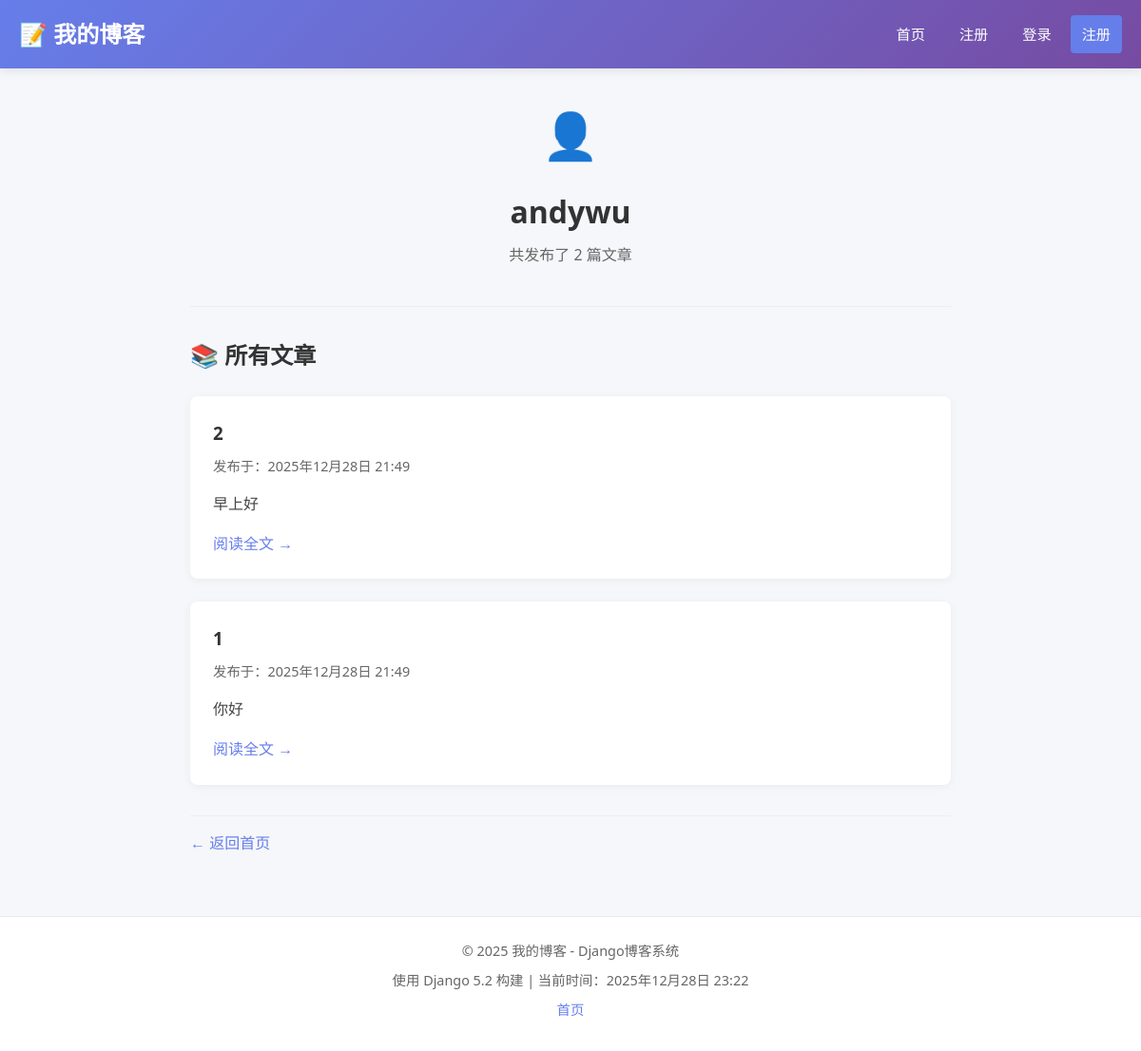
/user/andywu/, run on the app's committed database.
### blogs/models.py (models this page shows, shortened)
class BlogPost(models.Model):
    title = models.CharField(max_length=200, verbose_name="标题")
    text = models.TextField(verbose_name="内容")
    date_added = models.DateTimeField(default=timezone.now, verbose_name="发布日期")
    owner = models.ForeignKey(User, on_delete=models.CASCADE, verbose_name="作者")
    class Meta:
        verbose_name = "博客文章"
        verbose_name_plural = "博客文章"
        ordering = ['-date_added']

### blogs/views.py (the view)
# urls.py: path('user/<str:username>/', views.user_posts, name='user_posts'),
def user_posts(request, username):
    from django.contrib.auth.models import User
    user = get_object_or_404(User, username=username)
    posts = BlogPost.objects.filter(owner=user).order_by('-date_added')
    paginator = Paginator(posts, 5)
    page_number = request.GET.get('page')
    page_obj = paginator.get_page(page_number)
    context = {
        'page_obj': page_obj,
        'profile_user': user,
        'total_posts': posts.count(),
    }
    return render(request, 'blogs/user_posts.html', context)

### blogs/templates/blogs/user_posts.html (shortened to what this page needs)
{% extends "blogs/base.html" %}
{% block content %}
<div style="max-width: 800px; margin: 0 auto;">
    <div style="text-align: center; margin-bottom: 2rem; padding-bottom: 2rem; border-bottom: 1px solid #eee;">
        <div style="font-size: 3rem; margin-bottom: 1rem;">👤</div>
        <h1 style="margin-bottom: 0.5rem; color: #333;">
            {{ profile_user.username }}
        </h1>
        <p style="color: #666; margin-bottom: 0.5rem;">
            共发布了 {{ total_posts }} 篇文章
        </p>
    </div>
    {% if page_obj %}
        <h2 style="margin-bottom: 1.5rem; color: #333;">📚 所有文章</h2>
        <div style="display: grid; gap: 1.5rem;">
            {% for post in page_obj %}
                <article style="
                    background: white;
                    padding: 1.5rem;
                    border-radius: 8px;
                    box-shadow: 0 2px 10px rgba(0,0,0,0.05);
                ">
                    <h3 style="margin: 0 0 0.5rem 0; color: #333;">
                        <a href="{% url 'blogs:post_detail' post.id %}"
                           style="color: inherit; text-decoration: none;">
                            {{ post.title }}
                        </a>
                    </h3>
                    <div style="color: #666; font-size: 0.9rem; margin-bottom: 1rem;">
                        发布于：{{ post.date_added|date:"Y年m月d日 H:i" }}
                    </div>
                    <div style="color: #444; line-height: 1.6;">
                        {{ post.text|truncatewords:80|linebreaks }}
                    </div>
                    <div style="margin-top: 1rem;">
                        <a href="{% url 'blogs:post_detail' post.id %}"
                           style="color: #667eea; text-decoration: none; font-weight: 500;">
                            阅读全文 →
                        </a>
                    </div>
                </article>
            {% endfor %}
        </div>
    {% endif %}
    <div style="margin-top: 2rem; padding-top: 1rem; border-top: 1px solid #eee;">
        <a href="{% url 'blogs:index' %}"
           style="color: #667eea; text-decoration: none; font-weight: 500;">
            ← 返回首页
        </a>
    </div>
</div>
{% endblock %}

### blogs/templates/blogs/base.html (style rules this page uses)
* { margin: 0; padding: 0; box-sizing: border-box; }
body { font-family: 'Segoe UI', Tahoma, Geneva, Verdana, sans-serif; line-height: 1.6; color: #333; background-color: #f5f7fa; }

### data on the page
BlogPost: title "2", date_added "2025年12月28日 21:49", text "早上好"
BlogPost: title "1", date_added "2025年12月28日 21:49", text "你好"

### other printed values
{{ profile_user.username }} "andywu"
{{ total_posts }} "2"
